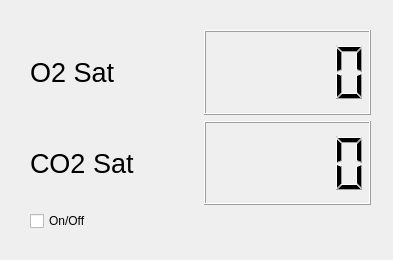
<ui version="4.0" >
 <class>SatMonitor</class>
 <widget class="QWidget" name="SatMonitor" >
  <property name="geometry" >
   <rect>
    <x>0</x>
    <y>0</y>
    <width>393</width>
    <height>260</height>
   </rect>
  </property>
  <property name="windowTitle" >
   <string>Sat Monitor</string>
  </property>
  <widget class="QWidget" name="" >
   <property name="geometry" >
    <rect>
     <x>30</x>
     <y>30</y>
     <width>341</width>
     <height>201</height>
    </rect>
   </property>
   <layout class="QGridLayout" >
    <item row="0" column="0" >
     <widget class="QLabel" name="label" >
      <property name="font" >
       <font>
        <pointsize>20</pointsize>
       </font>
      </property>
      <property name="text" >
       <string>O2 Sat</string>
      </property>
     </widget>
    </item>
    <item row="0" column="1" >
     <widget class="QLCDNumber" name="o2LcdNumber" />
    </item>
    <item row="1" column="0" >
     <widget class="QLabel" name="label_2" >
      <property name="font" >
       <font>
        <pointsize>20</pointsize>
       </font>
      </property>
      <property name="text" >
       <string>CO2 Sat</string>
      </property>
     </widget>
    </item>
    <item row="1" column="1" >
     <widget class="QLCDNumber" name="cO2LcdNumber" />
    </item>
    <item row="2" column="0" >
     <widget class="QCheckBox" name="onOffCheckBox" >
      <property name="text" >
       <string>On/Off</string>
      </property>
     </widget>
    </item>
   </layout>
  </widget>
 </widget>
 <resources/>
 <connections/>
</ui>
